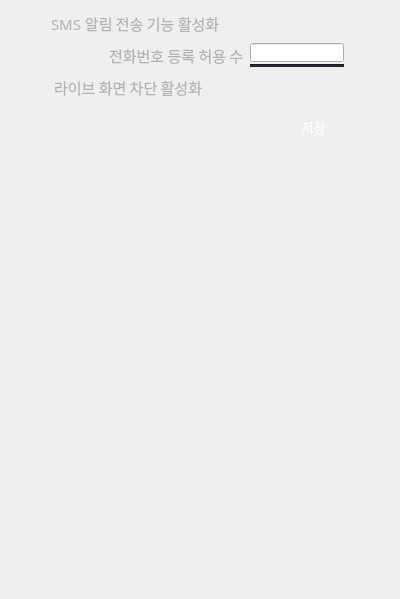
       <widget class="QWidget" name="page_2">
        <layout class="QVBoxLayout" name="verticalLayout_3">
         <item>
          <layout class="QVBoxLayout" name="verticalLayout_2">
           <item>
            <layout class="QHBoxLayout" name="horizontalLayout_45">
             <item>
              <spacer name="horizontalSpacer_40">
               <property name="orientation">
                <enum>Qt::Orientation::Horizontal</enum>
               </property>
               <property name="sizeType">
                <enum>QSizePolicy::Policy::Fixed</enum>
               </property>
               <property name="sizeHint" stdset="0">
                <size>
                 <width>40</width>
                 <height>20</height>
                </size>
               </property>
              </spacer>
             </item>
             <item>
              <layout class="QHBoxLayout" name="horizontalLayout_44">
               <item>
                <widget class="QLabel" name="admin_sms_alarm_fn_active_label">
                 <property name="minimumSize">
                  <size>
                   <width>160</width>
                   <height>25</height>
                  </size>
                 </property>
                 <property name="maximumSize">
                  <size>
                   <width>200</width>
                   <height>25</height>
                  </size>
                 </property>
                 <property name="font">
                  <font>
                   <family>Sans</family>
                   <pointsize>11</pointsize>
                  </font>
                 </property>
                 <property name="styleSheet">
                  <string notr="true">color: rgb(179,179,179);
background-color: rgba(255, 255, 255, 0);</string>
                 </property>
                 <property name="text">
                  <string>SMS 알림 전송 기능 활성화</string>
                 </property>
                 <property name="alignment">
                  <set>Qt::AlignmentFlag::AlignLeading|Qt::AlignmentFlag::AlignLeft|Qt::AlignmentFlag::AlignVCenter</set>
                 </property>
                </widget>
               </item>
               <item>
                <widget class="QPushButton" name="admin_sms_alarm_fn_active_bnt">
                 <property name="minimumSize">
                  <size>
                   <width>61</width>
                   <height>25</height>
                  </size>
                 </property>
                 <property name="maximumSize">
                  <size>
                   <width>61</width>
                   <height>25</height>
                  </size>
                 </property>
                 <property name="styleSheet">
                  <string notr="true">QPushButton {
    background-color: transparent;
    border: none;
    padding: 0px; /* 패딩도 0으로 설정 */
    outline: none;
}

/* hover, pressed 상태에도 아무 효과 없음 */
QPushButton:hover {
    background-color: transparent;
    border: none;
}

QPushButton:pressed {
    background-color: transparent;
    border: none;
}</string>
                 </property>
                 <property name="text">
                  <string/>
                 </property>
                 <property name="icon">
                  <iconset resource="../../v1.6.0/resourece.qrc">
                   <normaloff>:/ui/ui/images/icon-switch-off.png</normaloff>
                   <normalon>:/ui/ui/images/icon-switch-on.png</normalon>:/ui/ui/images/icon-switch-off.png</iconset>
                 </property>
                 <property name="iconSize">
                  <size>
                   <width>55</width>
                   <height>103</height>
                  </size>
                 </property>
                 <property name="checkable">
                  <bool>true</bool>
                 </property>
                </widget>
               </item>
              </layout>
             </item>
             <item>
              <spacer name="horizontalSpacer_41">
               <property name="orientation">
                <enum>Qt::Orientation::Horizontal</enum>
               </property>
               <property name="sizeHint" stdset="0">
                <size>
                 <width>40</width>
                 <height>20</height>
                </size>
               </property>
              </spacer>
             </item>
            </layout>
           </item>
           <item>
            <layout class="QHBoxLayout" name="horizontalLayout_98">
             <item>
              <spacer name="horizontalSpacer_137">
               <property name="orientation">
                <enum>Qt::Orientation::Horizontal</enum>
               </property>
               <property name="sizeType">
                <enum>QSizePolicy::Policy::Fixed</enum>
               </property>
               <property name="sizeHint" stdset="0">
                <size>
                 <width>98</width>
                 <height>20</height>
                </size>
               </property>
              </spacer>
             </item>
             <item>
              <layout class="QHBoxLayout" name="horizontalLayout_99">
               <item>
                <widget class="QLabel" name="admin_sms_alarm_allow_phone_num_label">
                 <property name="sizePolicy">
                  <sizepolicy hsizetype="Minimum" vsizetype="Preferred">
                   <horstretch>0</horstretch>
                   <verstretch>0</verstretch>
                  </sizepolicy>
                 </property>
                 <property name="minimumSize">
                  <size>
                   <width>129</width>
                   <height>27</height>
                  </size>
                 </property>
                 <property name="maximumSize">
                  <size>
                   <width>155</width>
                   <height>27</height>
                  </size>
                 </property>
                 <property name="font">
                  <font>
                   <family>Sans</family>
                   <pointsize>11</pointsize>
                  </font>
                 </property>
                 <property name="styleSheet">
                  <string notr="true">color: rgb(179,179,179);
background-color: rgba(255, 255, 255, 0);</string>
                 </property>
                 <property name="text">
                  <string>전화번호 등록 허용 수</string>
                 </property>
                 <property name="alignment">
                  <set>Qt::AlignmentFlag::AlignLeading|Qt::AlignmentFlag::AlignLeft|Qt::AlignmentFlag::AlignVCenter</set>
                 </property>
                </widget>
               </item>
               <item>
                <layout class="QVBoxLayout" name="verticalLayout_61">
                 <property name="spacing">
                  <number>1</number>
                 </property>
                 <item>
                  <widget class="QLineEdit" name="admin_sms_alarm_allow_phone_num_input">
                   <property name="sizePolicy">
                    <sizepolicy hsizetype="Fixed" vsizetype="Fixed">
                     <horstretch>0</horstretch>
                     <verstretch>0</verstretch>
                    </sizepolicy>
                   </property>
                   <property name="minimumSize">
                    <size>
                     <width>94</width>
                     <height>19</height>
                    </size>
                   </property>
                   <property name="maximumSize">
                    <size>
                     <width>94</width>
                     <height>19</height>
                    </size>
                   </property>
                   <property name="styleSheet">
                    <string notr="true">color: rgb(255, 255, 255);</string>
                   </property>
                   <property name="text">
                    <string/>
                   </property>
                   <property name="echoMode">
                    <enum>QLineEdit::EchoMode::Normal</enum>
                   </property>
                   <property name="alignment">
                    <set>Qt::AlignmentFlag::AlignCenter</set>
                   </property>
                  </widget>
                 </item>
                 <item>
                  <widget class="Line" name="admin_sms_alarm_allow_phone_num_input_line">
                   <property name="sizePolicy">
                    <sizepolicy hsizetype="Fixed" vsizetype="Fixed">
                     <horstretch>0</horstretch>
                     <verstretch>0</verstretch>
                    </sizepolicy>
                   </property>
                   <property name="minimumSize">
                    <size>
                     <width>94</width>
                     <height>3</height>
                    </size>
                   </property>
                   <property name="maximumSize">
                    <size>
                     <width>94</width>
                     <height>3</height>
                    </size>
                   </property>
                   <property name="font">
                    <font>
                     <family>Sans</family>
                     <pointsize>5</pointsize>
                     <strikeout>false</strikeout>
                    </font>
                   </property>
                   <property name="contextMenuPolicy">
                    <enum>Qt::ContextMenuPolicy::NoContextMenu</enum>
                   </property>
                   <property name="autoFillBackground">
                    <bool>false</bool>
                   </property>
                   <property name="styleSheet">
                    <string notr="true">background-color: rgb(36, 39, 44)</string>
                   </property>
                   <property name="orientation">
                    <enum>Qt::Orientation::Horizontal</enum>
                   </property>
                  </widget>
                 </item>
                </layout>
               </item>
              </layout>
             </item>
             <item>
              <spacer name="horizontalSpacer_138">
               <property name="orientation">
                <enum>Qt::Orientation::Horizontal</enum>
               </property>
               <property name="sizeType">
                <enum>QSizePolicy::Policy::Expanding</enum>
               </property>
               <property name="sizeHint" stdset="0">
                <size>
                 <width>40</width>
                 <height>13</height>
                </size>
               </property>
              </spacer>
             </item>
            </layout>
           </item>
           <item>
            <layout class="QHBoxLayout" name="horizontalLayout_2">
             <item>
              <spacer name="horizontalSpacer_60">
               <property name="orientation">
                <enum>Qt::Orientation::Horizontal</enum>
               </property>
               <property name="sizeType">
                <enum>QSizePolicy::Policy::Fixed</enum>
               </property>
               <property name="sizeHint" stdset="0">
                <size>
                 <width>43</width>
                 <height>20</height>
                </size>
               </property>
              </spacer>
             </item>
             <item>
              <layout class="QHBoxLayout" name="horizontalLayout_23">
               <property name="spacing">
                <number>17</number>
               </property>
               <item>
                <widget class="QLabel" name="admin_live_viewer_block_label">
                 <property name="minimumSize">
                  <size>
                   <width>160</width>
                   <height>25</height>
                  </size>
                 </property>
                 <property name="maximumSize">
                  <size>
                   <width>167</width>
                   <height>25</height>
                  </size>
                 </property>
                 <property name="font">
                  <font>
                   <family>Sans</family>
                   <pointsize>11</pointsize>
                  </font>
                 </property>
                 <property name="styleSheet">
                  <string notr="true">color: rgb(179,179,179);
background-color: rgba(255, 255, 255, 0);</string>
                 </property>
                 <property name="text">
                  <string>라이브 화면 차단 활성화</string>
                 </property>
                 <property name="alignment">
                  <set>Qt::AlignmentFlag::AlignLeading|Qt::AlignmentFlag::AlignLeft|Qt::AlignmentFlag::AlignVCenter</set>
                 </property>
                </widget>
               </item>
               <item>
                <widget class="QPushButton" name="admin_live_viewer_block_bnt">
                 <property name="minimumSize">
                  <size>
                   <width>61</width>
                   <height>25</height>
                  </size>
                 </property>
                 <property name="maximumSize">
                  <size>
                   <width>61</width>
                   <height>25</height>
                  </size>
                 </property>
                 <property name="styleSheet">
                  <string notr="true">QPushButton {
    background-color: transparent;
    border: none;
    padding: 0px; /* 패딩도 0으로 설정 */
    outline: none;
}

/* hover, pressed 상태에도 아무 효과 없음 */
QPushButton:hover {
    background-color: transparent;
    border: none;
}

QPushButton:pressed {
    background-color: transparent;
    border: none;
}</string>
                 </property>
                 <property name="text">
                  <string/>
                 </property>
                 <property name="icon">
                  <iconset resource="../../v1.6.0/resourece.qrc">
                   <normaloff>:/ui/ui/images/icon-switch-off.png</normaloff>
                   <normalon>:/ui/ui/images/icon-switch-on.png</normalon>:/ui/ui/images/icon-switch-off.png</iconset>
                 </property>
                 <property name="iconSize">
                  <size>
                   <width>55</width>
                   <height>103</height>
                  </size>
                 </property>
                 <property name="checkable">
                  <bool>true</bool>
                 </property>
                </widget>
               </item>
              </layout>
             </item>
             <item>
              <spacer name="horizontalSpacer_63">
               <property name="orientation">
                <enum>Qt::Orientation::Horizontal</enum>
               </property>
               <property name="sizeHint" stdset="0">
                <size>
                 <width>40</width>
                 <height>20</height>
                </size>
               </property>
              </spacer>
             </item>
            </layout>
           </item>
           <item>
            <layout class="QHBoxLayout" name="horizontalLayout_55">
             <item>
              <spacer name="horizontalSpacer_48">
               <property name="orientation">
                <enum>Qt::Orientation::Horizontal</enum>
               </property>
               <property name="sizeType">
                <enum>QSizePolicy::Policy::Fixed</enum>
               </property>
               <property name="sizeHint" stdset="0">
                <size>
                 <width>267</width>
                 <height>0</height>
                </size>
               </property>
              </spacer>
             </item>
             <item>
              <widget class="QPushButton" name="admin_fn_save_bnt">
               <property name="sizePolicy">
                <sizepolicy hsizetype="Preferred" vsizetype="Preferred">
                 <horstretch>0</horstretch>
                 <verstretch>0</verstretch>
                </sizepolicy>
               </property>
               <property name="minimumSize">
                <size>
                 <width>71</width>
                 <height>41</height>
                </size>
               </property>
               <property name="maximumSize">
                <size>
                 <width>71</width>
                 <height>41</height>
                </size>
               </property>
               <property name="font">
                <font>
                 <pointsize>10</pointsize>
                </font>
               </property>
               <property name="cursor">
                <cursorShape>PointingHandCursor</cursorShape>
               </property>
               <property name="styleSheet">
                <string notr="true">background-color: qlineargradient(
    spread:pad,
    x1:0, y1:0, x2:0, y2:1,
    stop:0.0 rgba(112, 210, 112, 255),
    stop:0.3 rgba(0, 196, 0, 255)
);
color: rgb(255, 255, 255);
border-radius: 20px;

</string>
               </property>
               <property name="text">
                <string>저장</string>
               </property>
              </widget>
             </item>
             <item>
              <spacer name="horizontalSpacer_49">
               <property name="orientation">
                <enum>Qt::Orientation::Horizontal</enum>
               </property>
               <property name="sizeHint" stdset="0">
                <size>
                 <width>40</width>
                 <height>20</height>
                </size>
               </property>
              </spacer>
             </item>
            </layout>
           </item>
          </layout>
         </item>
         <item>
          <spacer name="verticalSpacer_3">
           <property name="orientation">
            <enum>Qt::Orientation::Vertical</enum>
           </property>
           <property name="sizeHint" stdset="0">
            <size>
             <width>20</width>
             <height>441</height>
            </size>
           </property>
          </spacer>
         </item>
        </layout>
       </widget>
